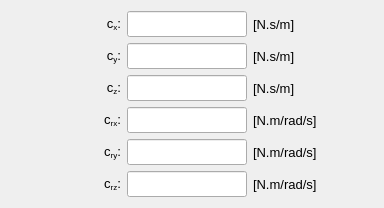
               <widget class="QWidget" name="tab_damping">
                <attribute name="title">
                 <string>Damping</string>
                </attribute>
                <layout class="QGridLayout" name="gridLayout_24">
                 <item row="0" column="0">
                  <spacer name="horizontalSpacer_17">
                   <property name="orientation">
                    <enum>Qt::Orientation::Horizontal</enum>
                   </property>
                   <property name="sizeHint" stdset="0">
                    <size>
                     <width>40</width>
                     <height>20</height>
                    </size>
                   </property>
                  </spacer>
                 </item>
                 <item row="5" column="2">
                  <widget class="QLineEdit" name="lineEdit_Crz">
                   <property name="enabled">
                    <bool>true</bool>
                   </property>
                   <property name="minimumSize">
                    <size>
                     <width>120</width>
                     <height>26</height>
                    </size>
                   </property>
                   <property name="maximumSize">
                    <size>
                     <width>120</width>
                     <height>26</height>
                    </size>
                   </property>
                   <property name="font">
                    <font>
                     <pointsize>10</pointsize>
                    </font>
                   </property>
                   <property name="styleSheet">
                    <string notr="true"/>
                   </property>
                   <property name="text">
                    <string/>
                   </property>
                   <property name="alignment">
                    <set>Qt::AlignmentFlag::AlignCenter</set>
                   </property>
                  </widget>
                 </item>
                 <item row="5" column="3">
                  <widget class="QLabel" name="label_131">
                   <property name="minimumSize">
                    <size>
                     <width>80</width>
                     <height>26</height>
                    </size>
                   </property>
                   <property name="maximumSize">
                    <size>
                     <width>80</width>
                     <height>26</height>
                    </size>
                   </property>
                   <property name="font">
                    <font>
                     <pointsize>10</pointsize>
                    </font>
                   </property>
                   <property name="text">
                    <string>[N.m/rad/s]</string>
                   </property>
                   <property name="alignment">
                    <set>Qt::AlignmentFlag::AlignLeading|Qt::AlignmentFlag::AlignLeft|Qt::AlignmentFlag::AlignVCenter</set>
                   </property>
                  </widget>
                 </item>
                 <item row="5" column="1">
                  <widget class="QLabel" name="label_126">
                   <property name="enabled">
                    <bool>true</bool>
                   </property>
                   <property name="minimumSize">
                    <size>
                     <width>70</width>
                     <height>26</height>
                    </size>
                   </property>
                   <property name="maximumSize">
                    <size>
                     <width>70</width>
                     <height>26</height>
                    </size>
                   </property>
                   <property name="font">
                    <font>
                     <pointsize>10</pointsize>
                    </font>
                   </property>
                   <property name="mouseTracking">
                    <bool>true</bool>
                   </property>
                   <property name="text">
                    <string>&lt;html&gt;&lt;head/&gt;&lt;body&gt;&lt;p align=&quot;right&quot;&gt;c&lt;span style=&quot; vertical-align:sub;&quot;&gt;rz&lt;/span&gt;:&lt;/p&gt;&lt;/body&gt;&lt;/html&gt;</string>
                   </property>
                   <property name="alignment">
                    <set>Qt::AlignmentFlag::AlignCenter</set>
                   </property>
                  </widget>
                 </item>
                 <item row="1" column="1">
                  <widget class="QLabel" name="label_128">
                   <property name="enabled">
                    <bool>true</bool>
                   </property>
                   <property name="minimumSize">
                    <size>
                     <width>70</width>
                     <height>26</height>
                    </size>
                   </property>
                   <property name="maximumSize">
                    <size>
                     <width>70</width>
                     <height>26</height>
                    </size>
                   </property>
                   <property name="font">
                    <font>
                     <pointsize>10</pointsize>
                    </font>
                   </property>
                   <property name="mouseTracking">
                    <bool>true</bool>
                   </property>
                   <property name="text">
                    <string>&lt;html&gt;&lt;head/&gt;&lt;body&gt;&lt;p align=&quot;right&quot;&gt;c&lt;span style=&quot; vertical-align:sub;&quot;&gt;y&lt;/span&gt;:&lt;/p&gt;&lt;/body&gt;&lt;/html&gt;</string>
                   </property>
                   <property name="alignment">
                    <set>Qt::AlignmentFlag::AlignCenter</set>
                   </property>
                  </widget>
                 </item>
                 <item row="1" column="2">
                  <widget class="QLineEdit" name="lineEdit_Cy">
                   <property name="enabled">
                    <bool>true</bool>
                   </property>
                   <property name="minimumSize">
                    <size>
                     <width>120</width>
                     <height>26</height>
                    </size>
                   </property>
                   <property name="maximumSize">
                    <size>
                     <width>120</width>
                     <height>26</height>
                    </size>
                   </property>
                   <property name="font">
                    <font>
                     <pointsize>10</pointsize>
                    </font>
                   </property>
                   <property name="styleSheet">
                    <string notr="true"/>
                   </property>
                   <property name="text">
                    <string/>
                   </property>
                   <property name="alignment">
                    <set>Qt::AlignmentFlag::AlignCenter</set>
                   </property>
                  </widget>
                 </item>
                 <item row="2" column="2">
                  <widget class="QLineEdit" name="lineEdit_Cz">
                   <property name="enabled">
                    <bool>true</bool>
                   </property>
                   <property name="minimumSize">
                    <size>
                     <width>120</width>
                     <height>26</height>
                    </size>
                   </property>
                   <property name="maximumSize">
                    <size>
                     <width>120</width>
                     <height>26</height>
                    </size>
                   </property>
                   <property name="font">
                    <font>
                     <pointsize>10</pointsize>
                    </font>
                   </property>
                   <property name="styleSheet">
                    <string notr="true"/>
                   </property>
                   <property name="text">
                    <string/>
                   </property>
                   <property name="alignment">
                    <set>Qt::AlignmentFlag::AlignCenter</set>
                   </property>
                  </widget>
                 </item>
                 <item row="3" column="1">
                  <widget class="QLabel" name="label_102">
                   <property name="enabled">
                    <bool>true</bool>
                   </property>
                   <property name="minimumSize">
                    <size>
                     <width>70</width>
                     <height>26</height>
                    </size>
                   </property>
                   <property name="maximumSize">
                    <size>
                     <width>70</width>
                     <height>26</height>
                    </size>
                   </property>
                   <property name="font">
                    <font>
                     <pointsize>10</pointsize>
                    </font>
                   </property>
                   <property name="mouseTracking">
                    <bool>true</bool>
                   </property>
                   <property name="text">
                    <string>&lt;html&gt;&lt;head/&gt;&lt;body&gt;&lt;p align=&quot;right&quot;&gt;c&lt;span style=&quot; vertical-align:sub;&quot;&gt;rx&lt;/span&gt;:&lt;/p&gt;&lt;/body&gt;&lt;/html&gt;</string>
                   </property>
                   <property name="alignment">
                    <set>Qt::AlignmentFlag::AlignCenter</set>
                   </property>
                  </widget>
                 </item>
                 <item row="2" column="3">
                  <widget class="QLabel" name="label_19">
                   <property name="minimumSize">
                    <size>
                     <width>80</width>
                     <height>26</height>
                    </size>
                   </property>
                   <property name="maximumSize">
                    <size>
                     <width>80</width>
                     <height>26</height>
                    </size>
                   </property>
                   <property name="font">
                    <font>
                     <pointsize>10</pointsize>
                    </font>
                   </property>
                   <property name="text">
                    <string>[N.s/m]</string>
                   </property>
                   <property name="alignment">
                    <set>Qt::AlignmentFlag::AlignLeading|Qt::AlignmentFlag::AlignLeft|Qt::AlignmentFlag::AlignVCenter</set>
                   </property>
                  </widget>
                 </item>
                 <item row="1" column="3">
                  <widget class="QLabel" name="label_21">
                   <property name="minimumSize">
                    <size>
                     <width>80</width>
                     <height>26</height>
                    </size>
                   </property>
                   <property name="maximumSize">
                    <size>
                     <width>80</width>
                     <height>26</height>
                    </size>
                   </property>
                   <property name="font">
                    <font>
                     <pointsize>10</pointsize>
                    </font>
                   </property>
                   <property name="text">
                    <string>[N.s/m]</string>
                   </property>
                   <property name="alignment">
                    <set>Qt::AlignmentFlag::AlignLeading|Qt::AlignmentFlag::AlignLeft|Qt::AlignmentFlag::AlignVCenter</set>
                   </property>
                  </widget>
                 </item>
                 <item row="3" column="2">
                  <widget class="QLineEdit" name="lineEdit_Crx">
                   <property name="enabled">
                    <bool>true</bool>
                   </property>
                   <property name="minimumSize">
                    <size>
                     <width>120</width>
                     <height>26</height>
                    </size>
                   </property>
                   <property name="maximumSize">
                    <size>
                     <width>120</width>
                     <height>26</height>
                    </size>
                   </property>
                   <property name="font">
                    <font>
                     <pointsize>10</pointsize>
                    </font>
                   </property>
                   <property name="styleSheet">
                    <string notr="true"/>
                   </property>
                   <property name="text">
                    <string/>
                   </property>
                   <property name="alignment">
                    <set>Qt::AlignmentFlag::AlignCenter</set>
                   </property>
                  </widget>
                 </item>
                 <item row="2" column="1">
                  <widget class="QLabel" name="label_127">
                   <property name="enabled">
                    <bool>true</bool>
                   </property>
                   <property name="minimumSize">
                    <size>
                     <width>70</width>
                     <height>26</height>
                    </size>
                   </property>
                   <property name="maximumSize">
                    <size>
                     <width>70</width>
                     <height>26</height>
                    </size>
                   </property>
                   <property name="font">
                    <font>
                     <pointsize>10</pointsize>
                    </font>
                   </property>
                   <property name="mouseTracking">
                    <bool>true</bool>
                   </property>
                   <property name="text">
                    <string>&lt;html&gt;&lt;head/&gt;&lt;body&gt;&lt;p align=&quot;right&quot;&gt;c&lt;span style=&quot; vertical-align:sub;&quot;&gt;z&lt;/span&gt;:&lt;/p&gt;&lt;/body&gt;&lt;/html&gt;</string>
                   </property>
                   <property name="alignment">
                    <set>Qt::AlignmentFlag::AlignCenter</set>
                   </property>
                  </widget>
                 </item>
                 <item row="4" column="1">
                  <widget class="QLabel" name="label_125">
                   <property name="enabled">
                    <bool>true</bool>
                   </property>
                   <property name="minimumSize">
                    <size>
                     <width>70</width>
                     <height>26</height>
                    </size>
                   </property>
                   <property name="maximumSize">
                    <size>
                     <width>70</width>
                     <height>26</height>
                    </size>
                   </property>
                   <property name="font">
                    <font>
                     <pointsize>10</pointsize>
                    </font>
                   </property>
                   <property name="mouseTracking">
                    <bool>true</bool>
                   </property>
                   <property name="text">
                    <string>&lt;html&gt;&lt;head/&gt;&lt;body&gt;&lt;p align=&quot;right&quot;&gt;c&lt;span style=&quot; vertical-align:sub;&quot;&gt;ry&lt;/span&gt;:&lt;/p&gt;&lt;/body&gt;&lt;/html&gt;</string>
                   </property>
                   <property name="alignment">
                    <set>Qt::AlignmentFlag::AlignCenter</set>
                   </property>
                  </widget>
                 </item>
                 <item row="3" column="3">
                  <widget class="QLabel" name="label_130">
                   <property name="minimumSize">
                    <size>
                     <width>80</width>
                     <height>26</height>
                    </size>
                   </property>
                   <property name="maximumSize">
                    <size>
                     <width>80</width>
                     <height>26</height>
                    </size>
                   </property>
                   <property name="font">
                    <font>
                     <pointsize>10</pointsize>
                    </font>
                   </property>
                   <property name="text">
                    <string>[N.m/rad/s]</string>
                   </property>
                   <property name="alignment">
                    <set>Qt::AlignmentFlag::AlignLeading|Qt::AlignmentFlag::AlignLeft|Qt::AlignmentFlag::AlignVCenter</set>
                   </property>
                  </widget>
                 </item>
                 <item row="4" column="3">
                  <widget class="QLabel" name="label_124">
                   <property name="minimumSize">
                    <size>
                     <width>80</width>
                     <height>26</height>
                    </size>
                   </property>
                   <property name="maximumSize">
                    <size>
                     <width>80</width>
                     <height>26</height>
                    </size>
                   </property>
                   <property name="font">
                    <font>
                     <pointsize>10</pointsize>
                    </font>
                   </property>
                   <property name="text">
                    <string>[N.m/rad/s]</string>
                   </property>
                   <property name="alignment">
                    <set>Qt::AlignmentFlag::AlignLeading|Qt::AlignmentFlag::AlignLeft|Qt::AlignmentFlag::AlignVCenter</set>
                   </property>
                  </widget>
                 </item>
                 <item row="4" column="2">
                  <widget class="QLineEdit" name="lineEdit_Cry">
                   <property name="enabled">
                    <bool>true</bool>
                   </property>
                   <property name="minimumSize">
                    <size>
                     <width>120</width>
                     <height>26</height>
                    </size>
                   </property>
                   <property name="maximumSize">
                    <size>
                     <width>120</width>
                     <height>26</height>
                    </size>
                   </property>
                   <property name="font">
                    <font>
                     <pointsize>10</pointsize>
                    </font>
                   </property>
                   <property name="styleSheet">
                    <string notr="true"/>
                   </property>
                   <property name="text">
                    <string/>
                   </property>
                   <property name="alignment">
                    <set>Qt::AlignmentFlag::AlignCenter</set>
                   </property>
                  </widget>
                 </item>
                 <item row="0" column="1">
                  <widget class="QLabel" name="label_129">
                   <property name="enabled">
                    <bool>true</bool>
                   </property>
                   <property name="minimumSize">
                    <size>
                     <width>70</width>
                     <height>26</height>
                    </size>
                   </property>
                   <property name="maximumSize">
                    <size>
                     <width>70</width>
                     <height>26</height>
                    </size>
                   </property>
                   <property name="font">
                    <font>
                     <pointsize>10</pointsize>
                    </font>
                   </property>
                   <property name="mouseTracking">
                    <bool>true</bool>
                   </property>
                   <property name="text">
                    <string>&lt;html&gt;&lt;head/&gt;&lt;body&gt;&lt;p align=&quot;right&quot;&gt;c&lt;span style=&quot; vertical-align:sub;&quot;&gt;x&lt;/span&gt;:&lt;/p&gt;&lt;/body&gt;&lt;/html&gt;</string>
                   </property>
                   <property name="alignment">
                    <set>Qt::AlignmentFlag::AlignCenter</set>
                   </property>
                  </widget>
                 </item>
                 <item row="0" column="2">
                  <widget class="QLineEdit" name="lineEdit_Cx">
                   <property name="enabled">
                    <bool>true</bool>
                   </property>
                   <property name="minimumSize">
                    <size>
                     <width>120</width>
                     <height>26</height>
                    </size>
                   </property>
                   <property name="maximumSize">
                    <size>
                     <width>120</width>
                     <height>26</height>
                    </size>
                   </property>
                   <property name="font">
                    <font>
                     <pointsize>10</pointsize>
                    </font>
                   </property>
                   <property name="styleSheet">
                    <string notr="true"/>
                   </property>
                   <property name="text">
                    <string/>
                   </property>
                   <property name="alignment">
                    <set>Qt::AlignmentFlag::AlignCenter</set>
                   </property>
                  </widget>
                 </item>
                 <item row="0" column="3">
                  <widget class="QLabel" name="label_20">
                   <property name="minimumSize">
                    <size>
                     <width>80</width>
                     <height>26</height>
                    </size>
                   </property>
                   <property name="maximumSize">
                    <size>
                     <width>80</width>
                     <height>26</height>
                    </size>
                   </property>
                   <property name="font">
                    <font>
                     <pointsize>10</pointsize>
                    </font>
                   </property>
                   <property name="text">
                    <string>[N.s/m]</string>
                   </property>
                   <property name="alignment">
                    <set>Qt::AlignmentFlag::AlignLeading|Qt::AlignmentFlag::AlignLeft|Qt::AlignmentFlag::AlignVCenter</set>
                   </property>
                  </widget>
                 </item>
                 <item row="0" column="4">
                  <spacer name="horizontalSpacer_18">
                   <property name="orientation">
                    <enum>Qt::Orientation::Horizontal</enum>
                   </property>
                   <property name="sizeHint" stdset="0">
                    <size>
                     <width>40</width>
                     <height>20</height>
                    </size>
                   </property>
                  </spacer>
                 </item>
                </layout>
               </widget>
